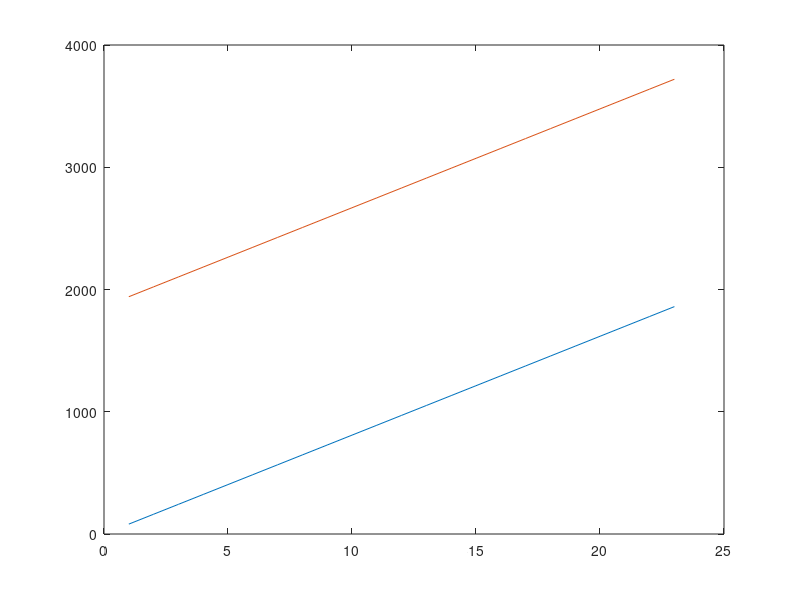
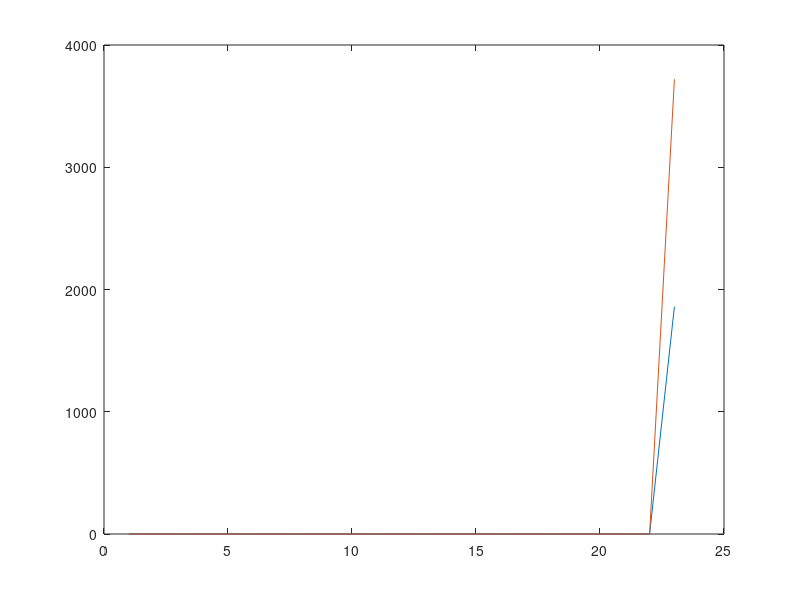

MATLAB code to generate these figures, in order: (Note: this script raises an error after producing the figures.)

kod=0;
I=1860; 
strand_number=46;
I_strand=I/strand_number;

for p=1:1
% MMF_bottom=(1:23)*I_strand*2;
% MMF_top=(24:46)*I_strand*2;

MMF_bottom=zeros([1,23]);
MMF_top=zeros([1,23]);

MMF_bottom(end)=I;
MMF_top(end)=2*I;

%%
if kod~=0
MMF_bottom_x=current_strand_bottom(1:23);
MMF_bottom_y=flipud(current_strand_bottom(24:46));
for p=1:strand_number/2 
MMF_bottom(p)=sum(MMF_bottom_x(1:p))+sum(MMF_bottom_y(1:p));
end
MMF_top_x=current_strand_top(1:23);
MMF_top_y=flipud(current_strand_top(24:46));
for p=1:strand_number/2
MMF_top(p)=sum(MMF_top_x(1:p))+sum(MMF_top_y(1:p));
end
MMF_top=abs(MMF_top+MMF_bottom(end));
MMF_bottom=abs(MMF_bottom);
end

kod=kod+1;

%%

figure();
plot((1:23)*I_strand*2);
hold on;
plot((24:46)*I_strand*2)


figure();
plot(MMF_bottom);
hold on;
plot(MMF_top)


%%


vertical_strand_number=23;
horizontal_strand_number=2;

main_insulation=3e-3;
strand_height=2.46e-3;
strand_width=7.69e-3;
slot_height=152e-3;
slot_width=22e-3;
strand_insulation=0.21e-3;
spacer=7.5e-3;

h_Cu= 2.46e-3;  %%strand_height % in meter
h_N= 152e-3;  %%slot_height % in meter
b_N= 21.8e-3;   %% strand_width % in meter
y_0= 3e-3;     %% strand starting point
h_is=0.21e-3; %% strand starting point

nu_0=4*pi*1e-7; % permeability of air

strand_number=vertical_strand_number*horizontal_strand_number;

%%

L11=zeros([strand_number/2, strand_number/2]); %% an inductance matrix of  horizontal strands

for i=1:strand_number/2
    for j=1:strand_number/2
         k=max(i,j);
         y0=main_insulation+(k)*(strand_height+strand_insulation);
         L11(i,j)=nu_0*((slot_height-y0)/slot_width);    
    end  
end

L12= fliplr(L11);

L1=[L11, L12];

L2=flipud(L1);

Lbottom=[L1;L2]; % total inductance matrix; 


L11=zeros([strand_number/2, strand_number/2]); %% an inductance matrix of  horizontal strands


for i=1:strand_number/2
    for j=1:strand_number/2
         k=max(i,j);
         y0=spacer+3*main_insulation+(strand_number/2+k)*(strand_height+strand_insulation)
         L11(i,j)=nu_0*((slot_height-y0)/slot_width);    
    end  
end


L12= fliplr(L11)

L1=[L11, L12];

L2=flipud(L1);

Ltop=[L1;L2]; % total inductance matrix; 

ro_copper=1.72e-8; % Ωm
R
f=50; 
w=2*pi*f;

Z_bottom=1i*w*Lbottom;
Z_top=1i*w*Ltop;

for i=1:strand_number
    Z_bottom(i,i)=Z_bottom(i,i)+R;
    Z_top(i,i)=Z_top(i,i)+R;
end

%%
constant=R*I_strand;

length=0.9; %m
dl= length/strand_number;


H_bottom= MMF_bottom/(slot_width);
H_top= MMF_top/(slot_width);

 
B_bottom=nu_0*H_bottom;
B_top=nu_0*H_top;


Flux_top= zeros([strand_number/2,1]);
Flux_bottom= zeros([strand_number/2,1]);
% 

for i=1:strand_number/2
    Flux_top(i,1)= B_top(1,i)*strand_height;
   Flux_bottom(i,1)= B_bottom(1,i)*strand_height;
end

Flux_top = [Flux_top; flipud(Flux_top)];
Flux_bottom = [Flux_bottom; flipud(Flux_bottom)];
%%
plot(Flux_top)
hold on;
plot(Flux_bottom)
%%

Flux_top_radial= zeros([strand_number/2,1]);

for i=1:strand_number/2
   
end

%%
V0_bottom= zeros([strand_number,1]);
V0_top= zeros([strand_number,1]);

for i=1:strand_number
    V0_bottom(i,1)= -1i*w*Flux_bottom(i,1)-constant;
    V0_top(i,1)= -1i*w*Flux_top(i,1)-constant;
end
%%
plot(V0_top)
hold on;
plot(V0_bottom)
%%
% 
P=eye(strand_number);
% P=[P(2:end,:);P(1,:)]
% 
Z_tot_bottom=zeros([strand_number,strand_number]);
Z_tot_top=zeros([strand_number,strand_number]);
V_tot_bottom=zeros([strand_number,1]);
V_tot_top=zeros([strand_number,1]);
% 
for i=1:strand_number+1
    if i<=1
    Z_tot_bottom= Z_tot_bottom+Z_bottom*dl/2;
    Z_bottom=P*Z_bottom*P';
    V_tot_bottom=V_tot_bottom+V0_bottom*dl/2;
    V0_bottom=P*V0_bottom;
    
    Z_tot_top= Z_tot_top+Z_top*dl/2;
    Z_top=P*Z_top*P';
    V_tot_top=V_tot_top+V0_top*dl/2;
    V0_top=P*V0_top;
   
    elseif i<=strand_number
    Z_tot_bottom= Z_tot_bottom+Z_bottom*dl;
    Z_bottom=P*Z_bottom*P';
    V_tot_bottom=V_tot_bottom+V0_bottom*dl;
    V0_bottom=P*V0_bottom;
    
    Z_tot_top= Z_tot_top+Z_top*dl;
    Z_top=P*Z_top*P';
    V_tot_top=V_tot_top+V0_top*dl;
    V0_top=P*V0_top;
   
    else 
    Z_tot_bottom= Z_tot_bottom+Z_bottom*dl/2;
    V_tot_bottom=V_tot_bottom+V0_bottom*dl/2;
 
    Z_tot_top= Z_tot_top+Z_top*dl/2;
    V_tot_top=V_tot_top+V0_top*dl/2;
    i
    end
end

Zy=-1*ones([strand_number,1]);

Z_final_bottom=[Z_tot_bottom,Zy];
Z_final_top=[Z_tot_top,Zy];

Zx=ones([1,strand_number]);
Zx=[Zx,0];
Z_final_bottom=[Z_final_bottom; Zx];
Z_final_top=[Z_final_top; Zx];


V_final_bottom=[V_tot_bottom;0];
V_final_top=[V_tot_top;0];


icirculate_bottom=inv(Z_final_bottom)*V_final_bottom;

current_strand_bottom=icirculate_bottom+I_strand;

icirculate_top=inv(Z_final_top)*V_final_top;

current_strand_top=icirculate_top+I_strand;

end
%%
figure1 = figure;
subplot1 = subplot(2,1,1,'Parent',figure1);
hold(subplot1,'on');
stem(icirculate_bottom(1:end-1)+I_strand,'Color',[0 0 1],'DisplayName','Strand current with circulation')
hold on;
plot(ones([1,strand_number])*I_strand,'LineWidth',1,'LineStyle','--','Color',[1 0 0],'DisplayName','Average strand current')
ylim([I_strand*0.5 I_strand*1.5])

xlim([1 46])
box(subplot1,'on');
hold(subplot1,'off');
set(subplot1,'XTick',1:5:46,'FontName','Times New Roman','FontSize',12);

ylabel({'Strand Currents (A)'},'FontName','Times New Roman','FontSize',12);
xlabel({'Slot number'},'FontName','Times New Roman','FontSize',12);
title({'With $360^o$ Transposition'},'FontSize',15,'Interpreter','latex');
% title({'Without Transposition'},'FontSize',15,'Interpreter','latex');

legend1 = legend(subplot1,'show');
set(legend1,...
    'Location','Best');

subplot2 = subplot(2,1,2,'Parent',figure1);
hold(subplot2,'on');
stem(icirculate_top(1:end-1)+I_strand,'Color',[0 0 1],'DisplayName','Strand current with circulation')
hold on;
plot(ones([1,strand_number])*I_strand,'LineWidth',1,'LineStyle','--','Color',[1 0 0],'DisplayName','Average strand current')
ylim([I_strand*0.5 I_strand*1.5])

box(subplot2,'on');
hold(subplot2,'off');
xlim([1 46])
set(subplot2,'XTick',1:5:46,'FontName','Times New Roman','FontSize',12);
ylabel({'Strand Currents (A)'},'FontName','Times New Roman','FontSize',12);
xlabel({'Slot number'},'FontName','Times New Roman','FontSize',12);


%%






